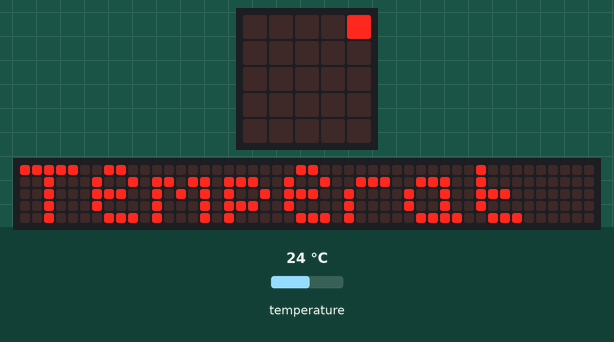
The program below on a simulated BBC micro:bit running MicroPython. Parts: the board's 5×5 LED display, a strip that is not on the board, showing the scrolling text unrolled. The test bench sets the inputs (shaded band); at power-on: temperature 24 °C. The 48×5 strip is a reading aid, not a part: it shows the text the display is scrolling, unrolled, one strip-width of it at a time.

Above: at 0.07 s.
At 1.72 s:
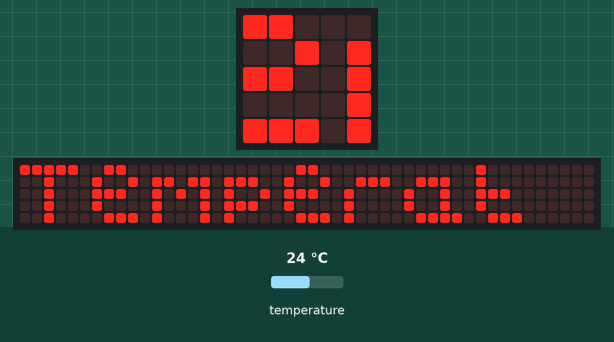
At 3.37 s:
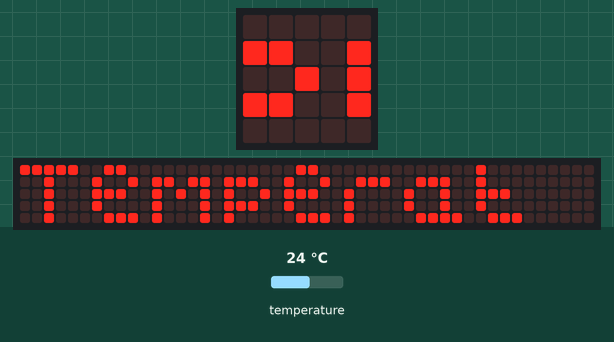
At 6.82 s:
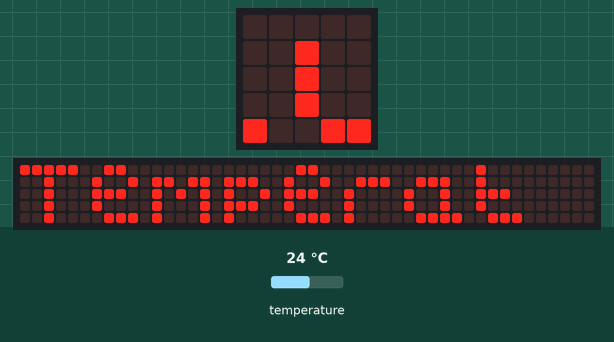
At 10.27 s:
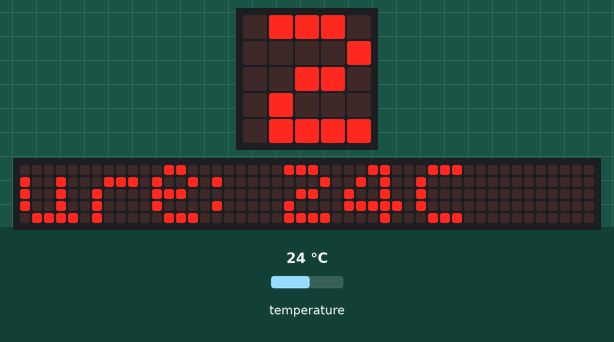
At 13.67 s:
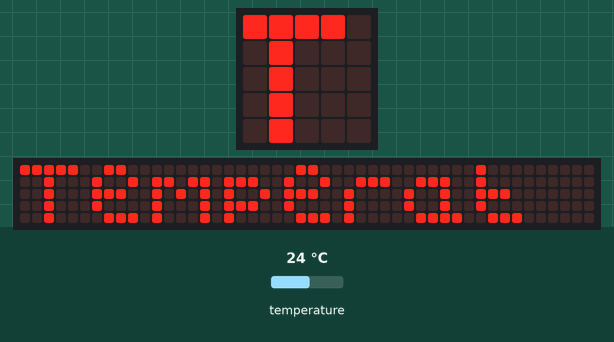

Measured:
- by itself, everything shown: repeats every 12.9 s, in 86 steps

The program:

temperature-display.py
```python
# Imports go at the top
from microbit import *

# Code in a 'while True:' loop repeats forever
while True:
    # Display the temperature
    display.scroll('Temperature: ' + str(temperature()) + 'C')
    sleep(100) # Wait for 100ms (0.1 seconds)
```
